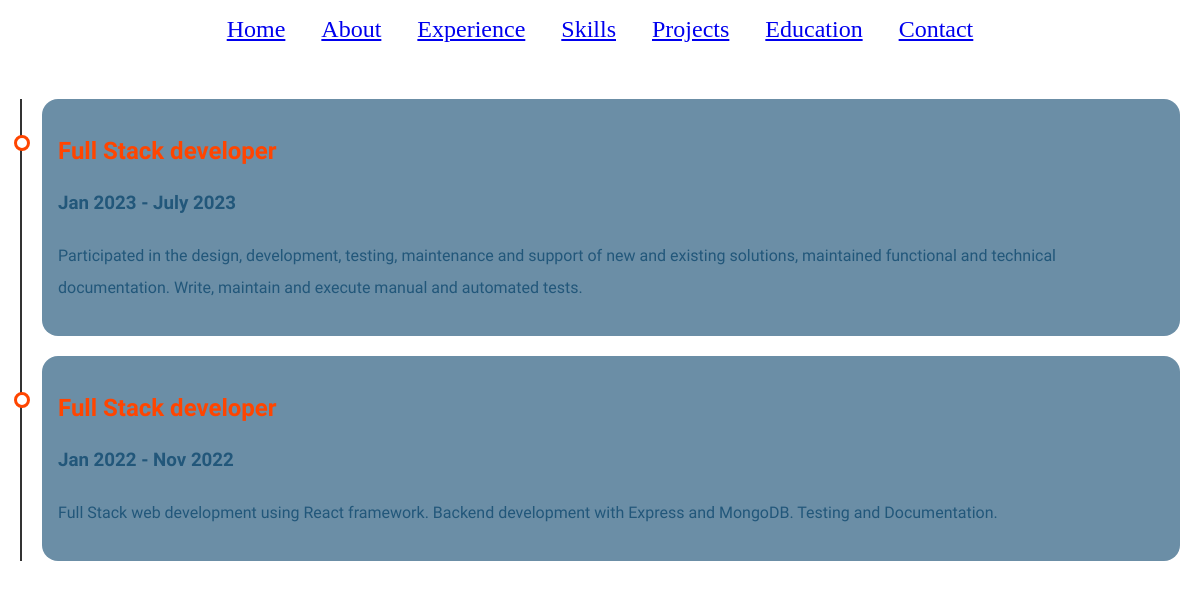
The app's page /experience/ with its own data.
### app_portfolio/models.py (models this page shows, shortened)
class Experience(models.Model):
    title = models.CharField(max_length=50)
    company_name = models.CharField(max_length=50)
    period = models.CharField(max_length=30)
    description = models.TextField(blank=False)

### app_portfolio/views.py (the view)
# urls.py: path('experience/', experience, name='experience'),
def experience(request):
    experience_data = Experience.objects.all()
    context = {
        "experience_data":experience_data
    }
    return render(request, 'app_portfolio/experience.html', context)

### templates/app_portfolio/experience.html (shortened to what this page needs)
{% extends 'app_portfolio/base.html' %}
{% load static %}
{% block content %}
<div class="timeline">
  <div class="outer">
    {% for experience in experience_data %}
    <div class="card">
      <div class="info">
        <h2 class="title">{{ experience.title }}</h2>
        <h3>{{ experience.period }}</h3>
        <p>{{ experience.description }}</p>
      </div>
    </div>
    {% endfor %}
  </div>
</div>
{% endblock %}

### static/app_portfolio/style.css (style rules this page uses)
html, body { height: 100vh; margin: 0; padding: 0; background-image: url("background_picture.jpg"); box-sizing: border-box; }
.timeline { padding: 20px; margin: 20px auto; }
.outer { border-left: 2px solid #333; margin: 0; }
.card { position: relative; margin: 0 0 20px 20px; background-color: #6b8ea6; color: #22577a; border-radius: 1rem; max-width: 100%; }
.info { font-family: "Fjalla One"; font-size: 1rem; padding: 1rem; line-height: 2rem; }
.title { color: orangered; }
.title::before { content: ""; position: absolute; width: 10px; height: 10px; background: white; border-radius: 999px; left: -28px; border: 3px solid orangered; }

### records on screen
Experience: period "Jan 2023 - July 2023", description "Participated in the design, development, testing, maintenance and support of new and existing solutions, maintained functional and technical documentation. Write, maintain and execute manual and automated tests."
Experience: period "Jan 2022 - Nov 2022", description "Full Stack web development using React framework. Backend development with Express and MongoDB. Testing and Documentation."
